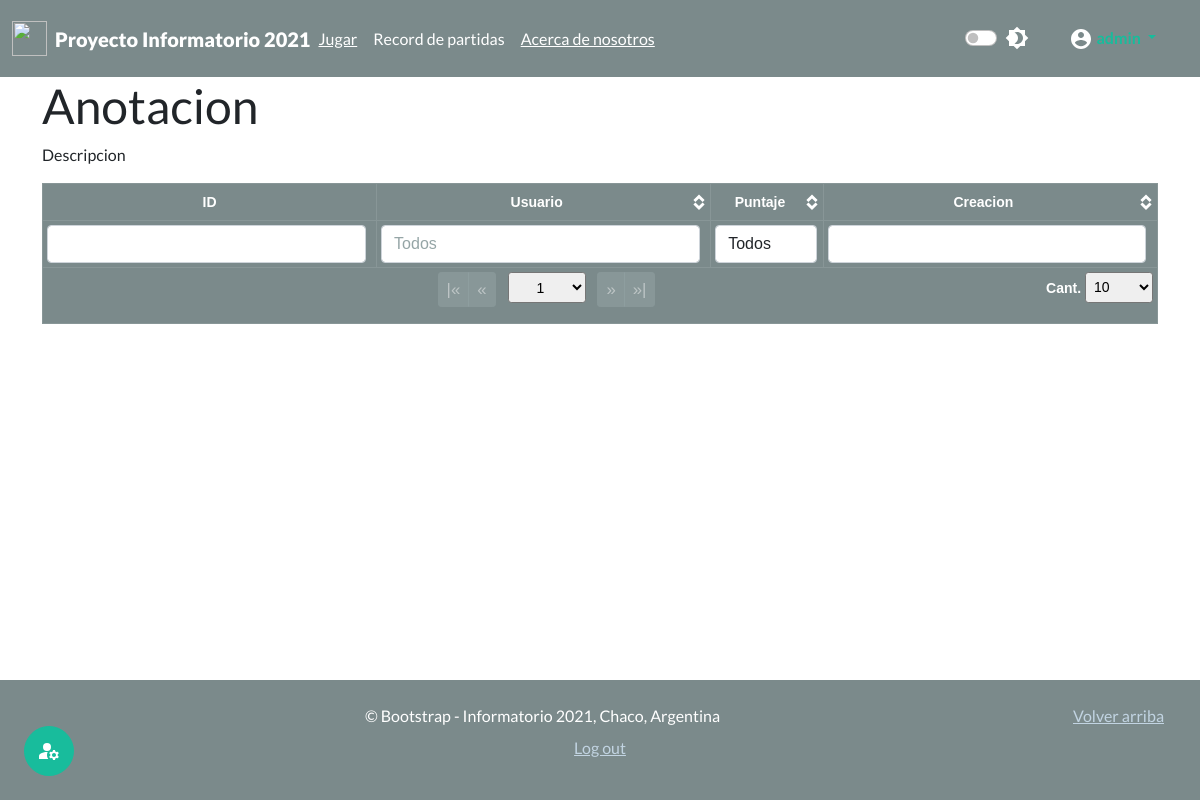
The app's page /useradmin/act (signed in), older data.
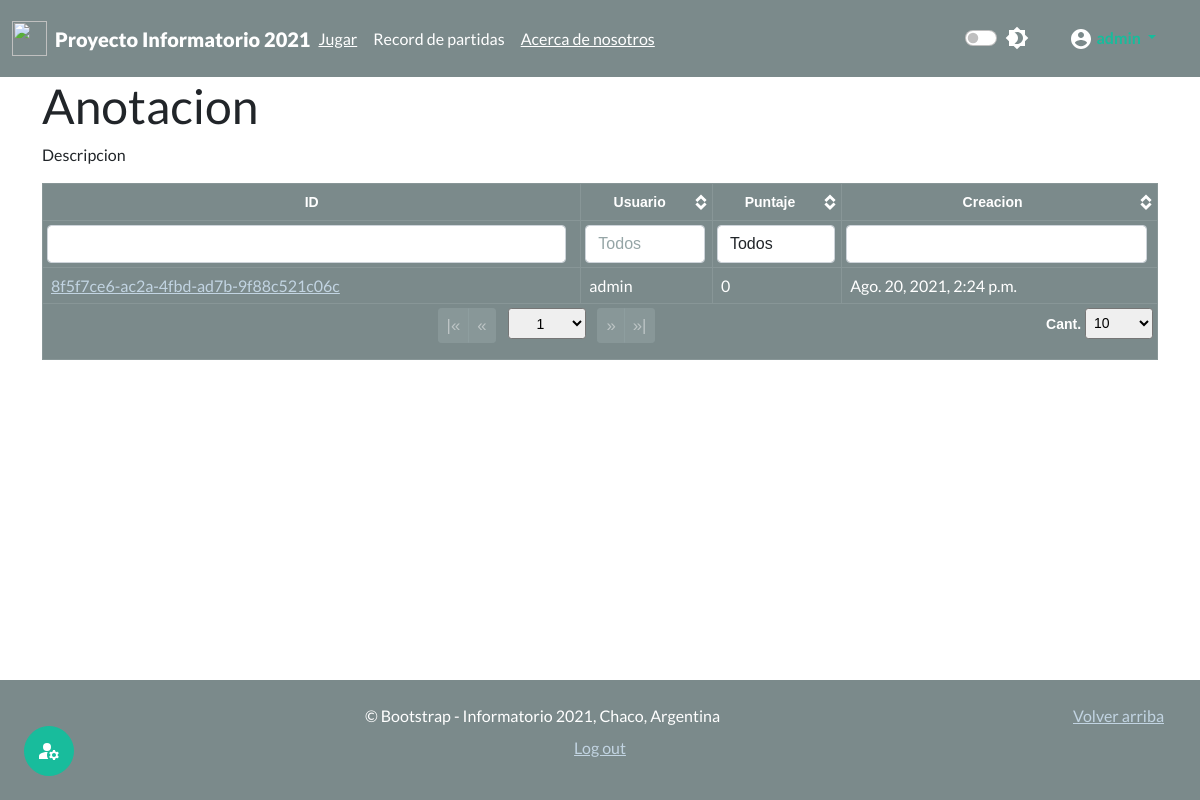
The same page, newer data.
### juego_chaco/models.py (models this page shows)
class Partida(models.Model):
    id=models.UUIDField(primary_key=True, default=uuid.uuid4, editable=False)
    usuario=models.ForeignKey(User,on_delete=models.CASCADE)
    puntuacion=models.IntegerField()
    fecha = models.DateTimeField(auto_now_add=True, editable=False)

### useradministrator/views.py (the view)
# urls.py: path('useradmin/<str:id>',views.mi_useradmin,name="mi_useradmin"),
@login_required(login_url="login")
@permission_required('authusuario.es_usuario_admin',raise_exception=True)
def mi_useradmin(request,id):
    sw={"prg":admin_cuestionarios,"usr":admin_usuarios,"act":admin_actividades}
    func= sw.get(id,"ERROR")
    if func != "ERROR":
        return func(request)
    raise Http404

### useradministrator/views.py (called while the page is built)
def admin_actividades(request):
    lista_partidas=Partida.objects.all()
    print(lista_partidas)
    context={"partidas":lista_partidas}
    return render(request,'admin/admin_actividades.html',context)

### templates/admin/admin_actividades.html (shortened to what this page needs)
{% extends 'base.html' %}
{% load static %}
{% block load_scr %}
<link href={% static 'css/theme.bootstrap_4.css' %} rel="stylesheet">
<link href={% static 'css/jquery.tablesorter.pager.css' %} rel="stylesheet">
{% endblock  %}
{% block content %}
<div class="container">
  <h1>Anotacion</h2>
  <p>Descripcion</p>
  <table class="table table-dark table-bordered table-hover table-responsive">
    <thead class="thead-dark text-center">
      <tr>
        <th class="sorter-false filter-exact">ID</th>
        <th class="filter-exact" data-placeholder="Todos">Usuario</th>
        <th class="filter-select filter-exact" data-placeholder="Todos">Puntaje</th>
        <th class="filter-exact">Creacion</th>
    </thead>
    <tfoot class="text-center">
      <tr>
        <th colspan="7" class="ts-pager">
          <div class="form-inline">
            <div class="btn-group btn-group-sm mx-1" role="group">
              <button type="button" class="btn btn-secondary first" title="first">|&laquo;</button>
              <button type="button" class="btn btn-secondary prev" title="previous">&laquo;</button>
            </div>
            <select class="form-control-sm custom-select px-4 mx-1 pagenum" title="N° de página"></select>
            <div class="btn-group btn-group-sm mx-1" role="group">
              <button type="button" class="btn btn-secondary next" title="next">&raquo;</button>
              <button type="button" class="btn btn-secondary last" title="last">&raquo;|</button>
            </div>
            <p class="float-end">
              <a>Cant.</a>
              <select class="form-control-sm custom-select px-1 pagesize" title="Seleccione el tamaño de página">
                <option selected="selected" value="10">10</option>
            </p>
          </div>
        </th>
      </tr>
    </tfoot>
    <tbody>
      {% for partida in partidas %}
        <tr>
        <td><a href= {% url 'ver-partida' partida.pk %}>{{partida.pk}}</a></td>
        <td>{{partida.usuario}}</td>
        <td>{{partida.puntuacion}}</td>
        <td>{{partida.fecha}}</td>
        </tr>
      {% endfor %}
    </tbody>
  </table>
</div>
{% endblock  %}

Row changes from the older to the newer data that the page shows:
added Partida: pk "8f5f7ce6-ac2a-4fbd-ad7b-9f88c521c06c", usuario "admin", puntuacion "0", fecha "Ago. 20, 2021, 2:24 p.m."
